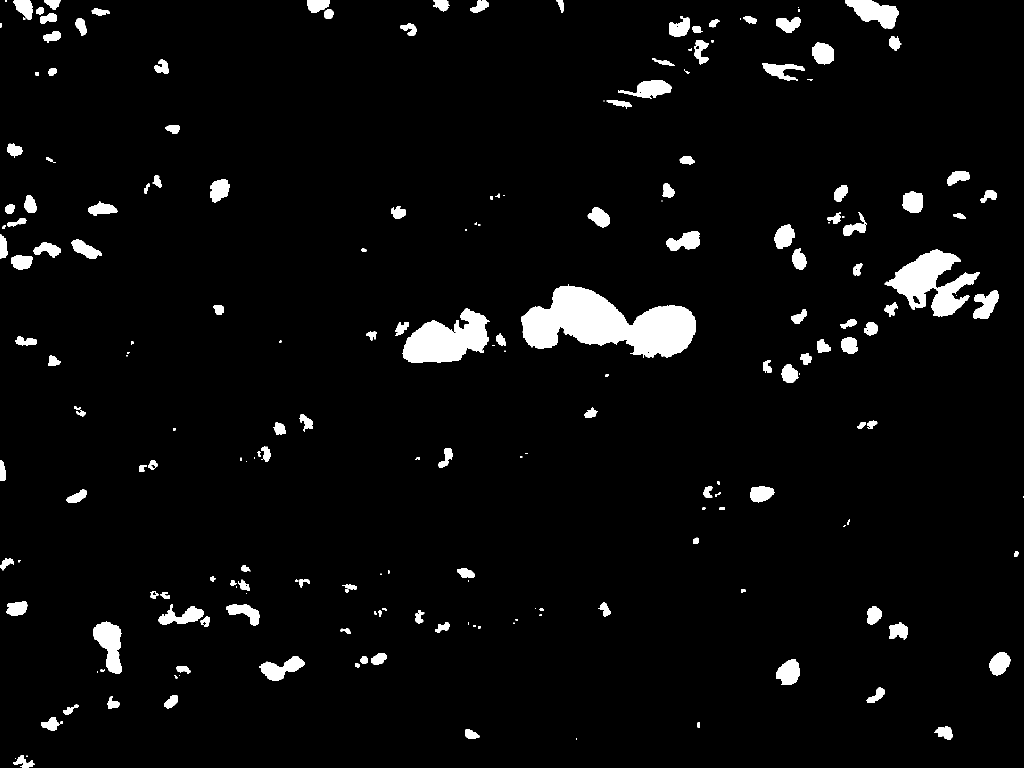
#> input picture reports/kmeans_experiment/abnormal_016_cell_best_oracle.png, 2048 x 1536 px (shown at 1/2 size)
$ python -i abnorm_nuc_sperate.py   (imports and definitions only)
#> lines starting #> are read from the running program, lines starting #| are printed output that depends on the picture; after the words box and inside, x2 and y2 are one past the last pixel; in counts of white or black regions, pixels touching at a corner belong together
#> further down, picture is the input picture: shape (1536, 2048, 3); 4.1% white; 206 white regions (45 under 20 px), largest, box (x1, y1, x2, y2) and area: (1043, 569, 1391, 715) 28974, (804, 617, 979, 726) 11557, (1769, 499, 1960, 633) 11525
"""승연·정환 핵 분할 실험 통합본: 규칙 기반 핵 후보와 세포질 자동 추정.

설치: pip install opencv-python numpy pillow
실행: python seungyeon_jeonghwan_nucleus_segmentation.py
결과: 바탕 화면/세포결과 (바탕 화면이 없다면 사용자 홈/세포결과)
"""

import argparse
import csv
import os
from pathlib import Path

import cv2
import numpy as np


SUPPORTED = {".bmp", ".png", ".jpg", ".jpeg"}
MAX_SIDE = 1400  # 속도를 위해 축소 분석하며 면적 결과는 원래 해상도로 환산한다.
AREA_THRESHOLD = 1800  # 임의의 실험 기준, px²
NC_THRESHOLD = 0.15    # 임의의 실험 기준, 핵 면적 / 세포질 면적
# 아래 값은 영상처리용 실험 파라미터이며 의학적 판정 기준이 아니다.
MIN_NUCLEUS_AREA = 300
MAX_NUCLEUS_AREA = 11000
MIN_SELECTED_AREA = 1000
MIN_LOCAL_CONTRAST = 12
MIN_CYTOPLASM_SUPPORT = 0.10
MAX_GENERAL_CANDIDATES = 6  # 약하게 염색된 사진에서 과검출을 제한하는 실험값
# Four-image validation experiment presets. These adjust fixed threshold rules
# for the named samples only; they are not trained or machine-learning models.
IMAGE_CANDIDATE_OVERRIDES = {
    "016": {"min_local_contrast": 24, "min_cytoplasm_support": 0.10},
    "017": {"min_local_contrast": 18, "min_cytoplasm_support": 0.35},
}
# K-means tissue gating followed by opening/closing, connected-component
# cleanup, distance-transform markers, and watershed. Parameters are local
# validation presets for the two supplied abnormal images only.
IMAGE_KMEANS_MORPHOLOGY = {
    "016": {
        "nucleus": {"k": 3, "open_radius": 6, "close_radius": 0, "seed_threshold": 0.5, "min_component_area": 5},
        "cell": {"k": 4, "open_radius": 2, "close_radius": 1, "seed_threshold": 0.5, "min_component_area": 20},
    },
    "017": {
        "nucleus": {"k": 3, "open_radius": 14, "close_radius": 0, "seed_threshold": 0.4, "min_component_area": 5},
        "cell": {"k": 4, "open_radius": 20, "close_radius": 0, "seed_threshold": 0.6, "min_component_area": 20},
    },
}
KMEANS_WORK_SIDE = 900


def cell_foreground(image):
    """배경 밝기 변화를 제거한 세포 후보 마스크. 염색 색상에 고정하지 않는다."""
    lab = cv2.cvtColor(image, cv2.COLOR_BGR2LAB)
#> lab: shape (1536, 2048, 3); mean of channels 0, 1, 2 10.6, 128, 128
    light = lab[:, :, 0].astype(np.float32)
    local_background = cv2.GaussianBlur(light, (0, 0), 80)
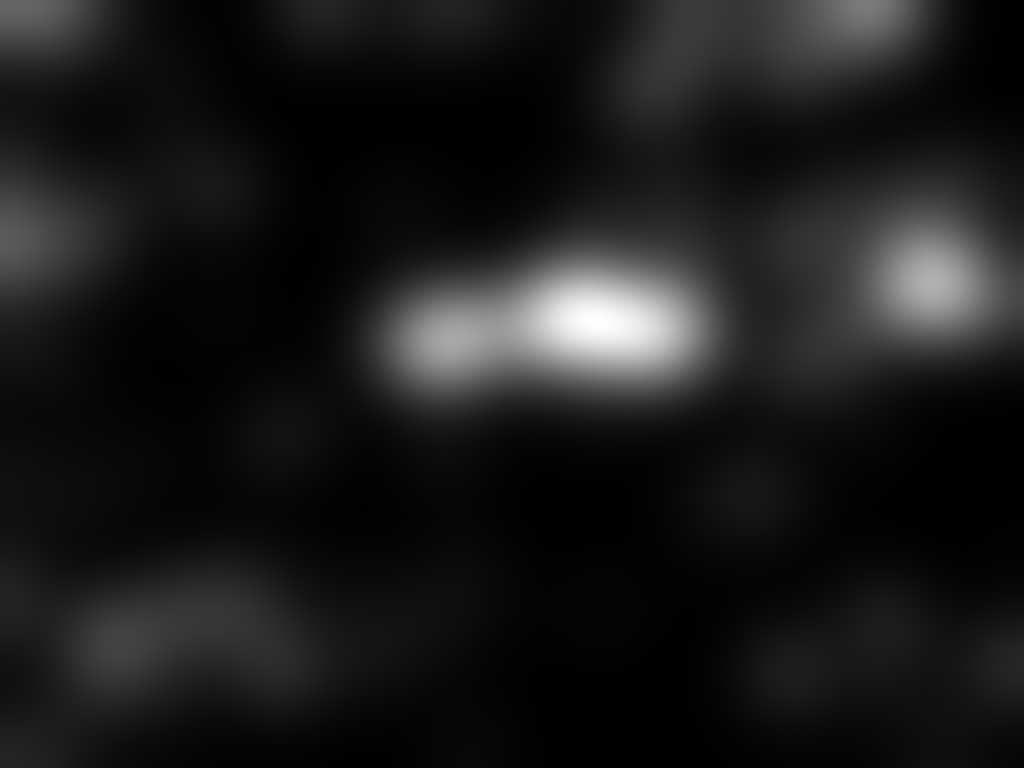
#> local_background: shape (1536, 2048) float32 (shown at 1/2 size); min 0.0822, max 98.95, mean 10.6; drawn with min black and max white
    body = cv2.GaussianBlur(light, (0, 0), 4)
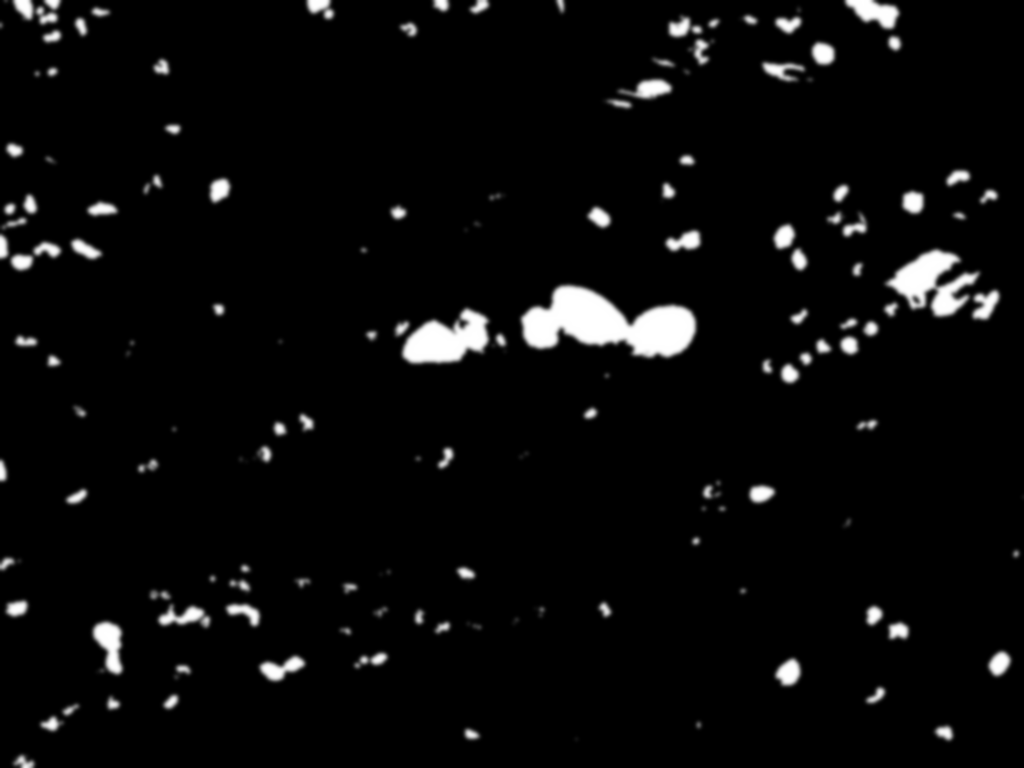
#> body: shape (1536, 2048) float32 (shown at 1/2 size); min 0, max 255, mean 10.6; drawn with min black and max white
    mask = np.uint8((local_background - body) > 10) * 255
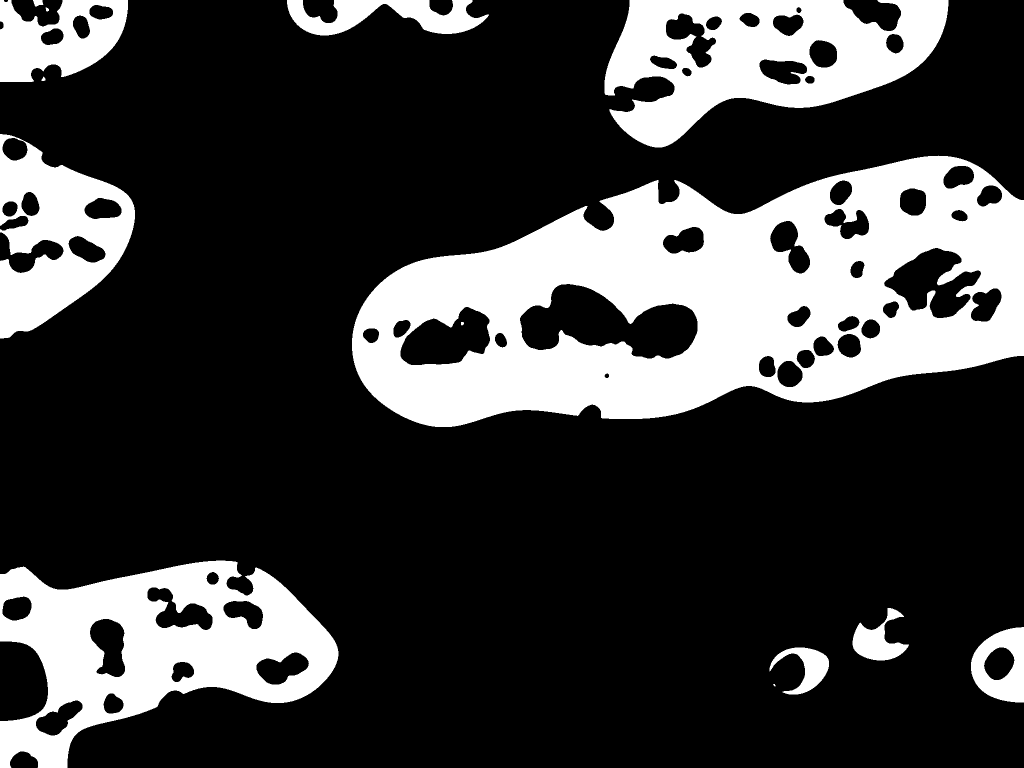
#> mask: shape (1536, 2048) (shown at 1/2 size); 25.1% white; 14 white regions (1 under 20 px), largest, box (x1, y1, x2, y2) and area: (704, 311, 2048, 854) 416024, (0, 1121, 677, 1536) 140494, (1209, 0, 1897, 295) 111113
    mask = cv2.morphologyEx(mask, cv2.MORPH_CLOSE,
                            cv2.getStructuringElement(cv2.MORPH_ELLIPSE, (13, 13)))
#> mask: shape (1536, 2048); 25.1% white; 14 white regions (1 under 20 px), largest, box (x1, y1, x2, y2) and area: (704, 311, 2048, 854) 416337, (0, 1121, 677, 1536) 140612, (1209, 0, 1897, 295) 111320
    mask = cv2.morphologyEx(mask, cv2.MORPH_OPEN,
                            cv2.getStructuringElement(cv2.MORPH_ELLIPSE, (5, 5)))
#> mask: shape (1536, 2048); 25.1% white; 14 white regions
    return mask


# [441 lines left out: functions kmeans_tissue_mask, refine_mask_kmeans_watershed, candidate_features, rule_nucleus_candidates, default_output_dir, read_image and 4 more, not called in this run]


def cell_region_candidates(image):
    """핵 검출 여부와 무관하게 영상에서 세포 몸체 영역 후보를 만든다."""
    mask = cell_foreground(image)
    contours, _ = cv2.findContours(mask, cv2.RETR_EXTERNAL, cv2.CHAIN_APPROX_SIMPLE)
#> contours = 13 contours; largest, box (x1, y1, x2, y2) and area: (704, 311, 2048, 854) 509727, (0, 1121, 677, 1536) 165964, (1209, 0, 1897, 295) 126598, (0, 268, 270, 677) 64906, (0, 0, 256, 164) 29605
    regions = []
    for contour in contours:
        area = cv2.contourArea(contour)
        x, y, w, h = cv2.boundingRect(contour)
        if (1500 <= area <= 60000 and x > 0 and y > 0 and
                x + w < image.shape[1] - 1 and y + h < image.shape[0] - 1):
            regions.append(contour)
#> this loop made 13 passes
#> (area, x, y, w, h) on passes 1 to 12: (4485, 1539, 1295, 119, 94), (12519.5, 1942, 1254, 106, 151), (4846, 1705, 1246, 112, 75), (492.5, 1772, 1216, 34, 27), (165964.5, 0, 1121, 677, 415), (509727, 704, 311, 1344, 543), (64906, 0, 268, 270, 409), (26, 84, 155, 7, 7), (22.5, 92, 16, 6, 7), (126597.5, 1209, 0, 688, 295), (14681, 574, 0, 402, 71), (169, 66, 0, 20, 13)
#> after the loop, regions = 2 contours; box (x1, y1, x2, y2) and area: (1705, 1246, 1817, 1321) 4846, (1539, 1295, 1658, 1389) 4485
    return regions


# [224 lines left out: functions make_overview, measured_colors, analyze, run, select_photos_and_run, not called in this run]


# [11 lines not run here, left out]

>>> import cv2
>>> picture = cv2.imread('reports/kmeans_experiment/abnormal_016_cell_best_oracle.png')
>>> result = cell_region_candidates(picture)
#> result has the same summary as regions in cell_region_candidates

$ run again, on reports/kmeans_experiment/abnormal_017_cytoplasm_best_oracle.png
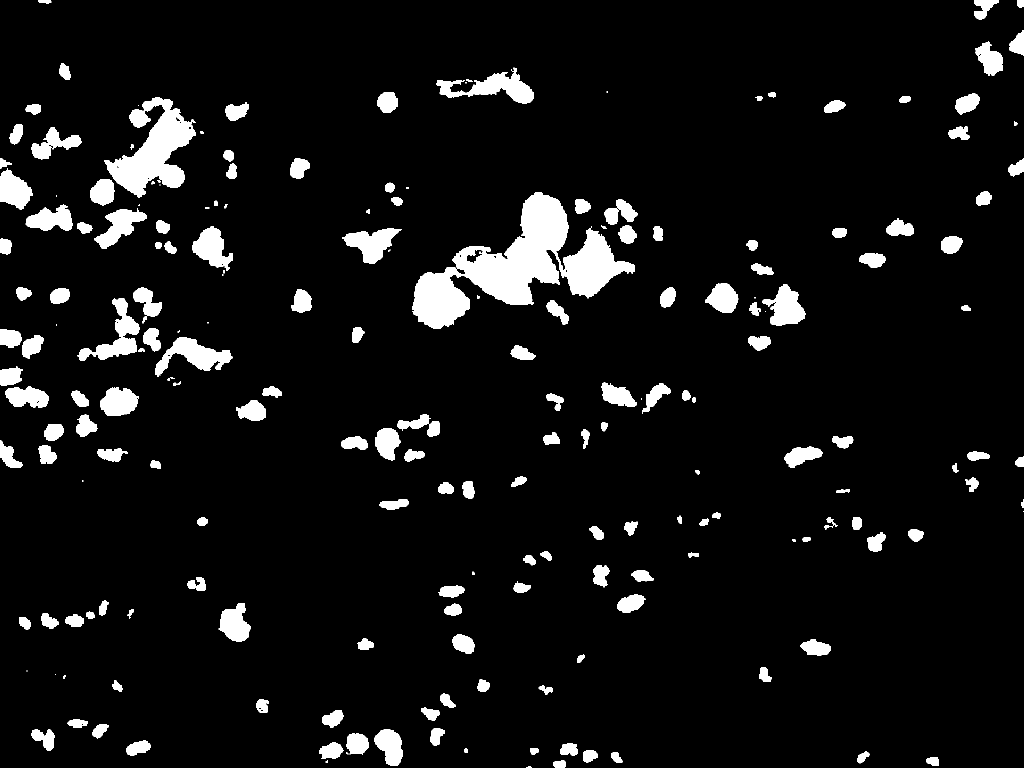
#> input picture reports/kmeans_experiment/abnormal_017_cytoplasm_best_oracle.png, 2048 x 1536 px (shown at 1/2 size)
#> picture is the input picture: shape (1536, 2048, 3); 6.9% white; 209 white regions (26 under 20 px), largest, box (x1, y1, x2, y2) and area: (824, 385, 1270, 658) 44556, (208, 194, 392, 396) 16368, (872, 135, 1068, 208) 5428
#> lab: shape (1536, 2048, 3); mean of channels 0, 1, 2 17.6, 128, 128
#> in cell_foreground, `local_background = cv2.GaussianBlur(light, (0, 0), 80)`:
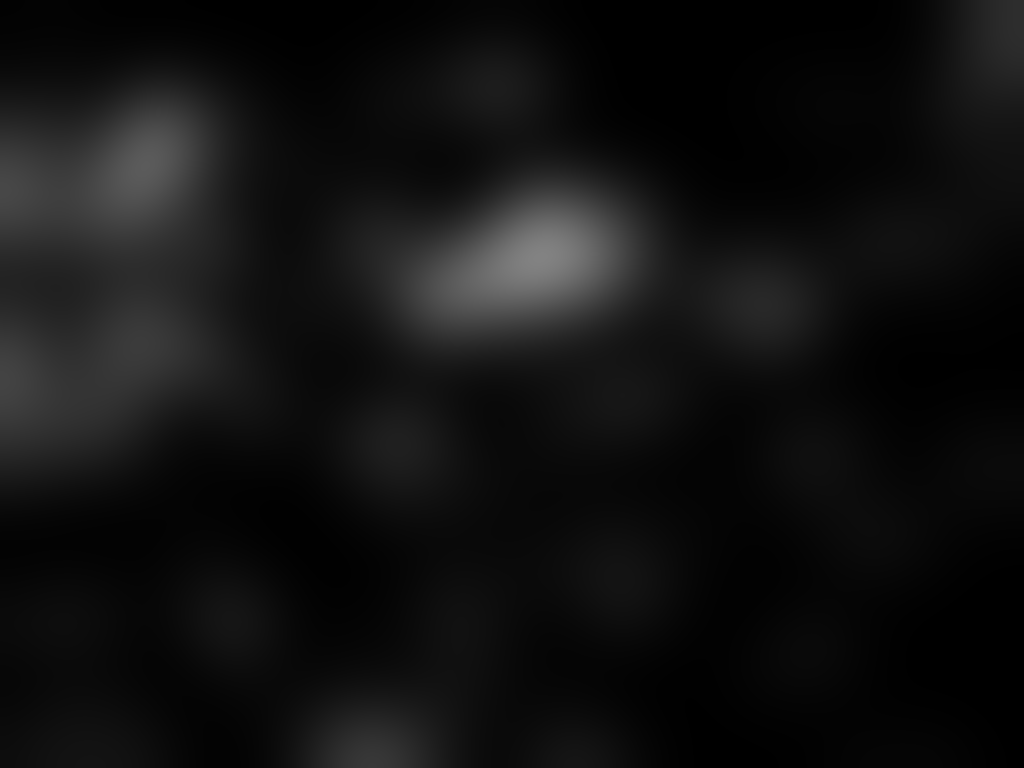
#> local_background: shape (1536, 2048) float32 (shown at 1/2 size); min 0.0118, max 130.5, mean 17.6
#> in cell_foreground, `mask = np.uint8((local_background - body) > 10) * 255`:
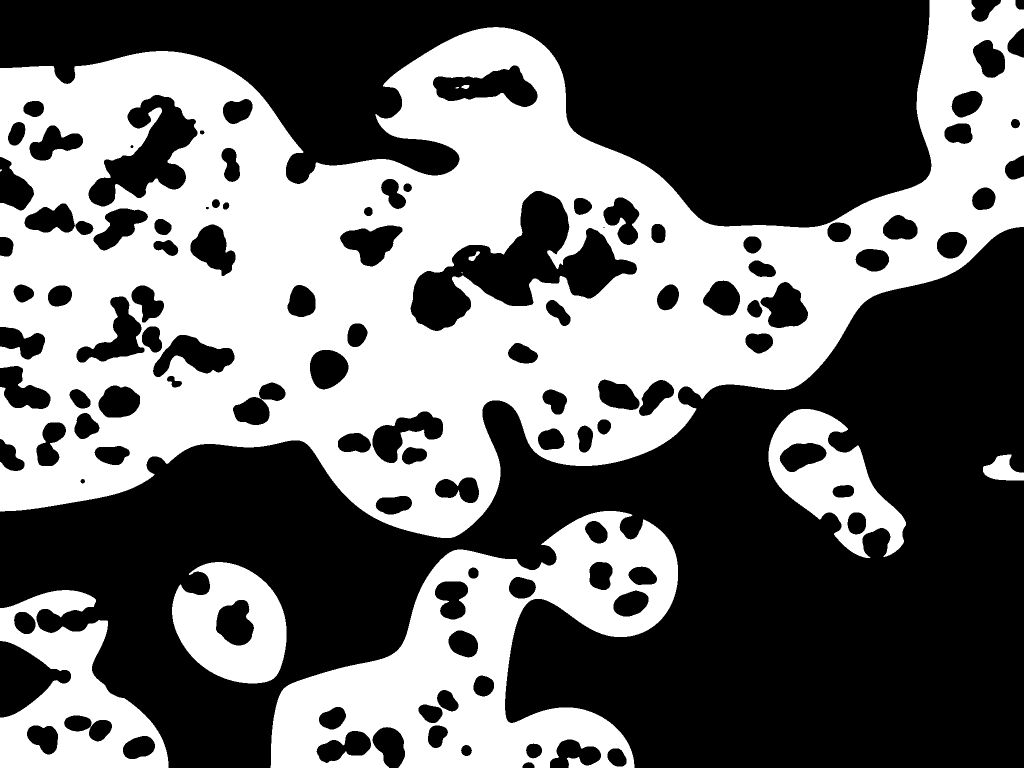
#> mask: shape (1536, 2048) (shown at 1/2 size); 42.6% white; 11 white regions (3 under 20 px), largest, box (x1, y1, x2, y2) and area: (0, 0, 2048, 1076) 1026058, (541, 1022, 1356, 1536) 181709, (0, 1180, 337, 1536) 58864
#> contours = 6 contours; box (x1, y1, x2, y2) and area: (0, 0, 2048, 1076) 1255352, (541, 1022, 1356, 1536) 205076, (0, 1180, 337, 1536) 65574, (344, 1124, 573, 1367) 40462, (1537, 818, 1812, 1116) 40234, (1966, 909, 2048, 961) 2471
#> the loop in cell_region_candidates, `for contour in contours:` made 6 passes
#> (area, x, y, w, h) on passes 1 to 6: (65574, 0, 1180, 337, 356), (40461.5, 344, 1124, 229, 243), (205076.5, 541, 1022, 815, 514), (2471, 1966, 909, 82, 52), (40234.5, 1537, 818, 275, 298), (1255352, 0, 0, 2048, 1076)
#> after the loop in cell_region_candidates, `for contour in contours:`: regions = 2 contours; box (x1, y1, x2, y2) and area: (344, 1124, 573, 1367) 40462, (1537, 818, 1812, 1116) 40234
#> result has the same summary as regions in cell_region_candidates
